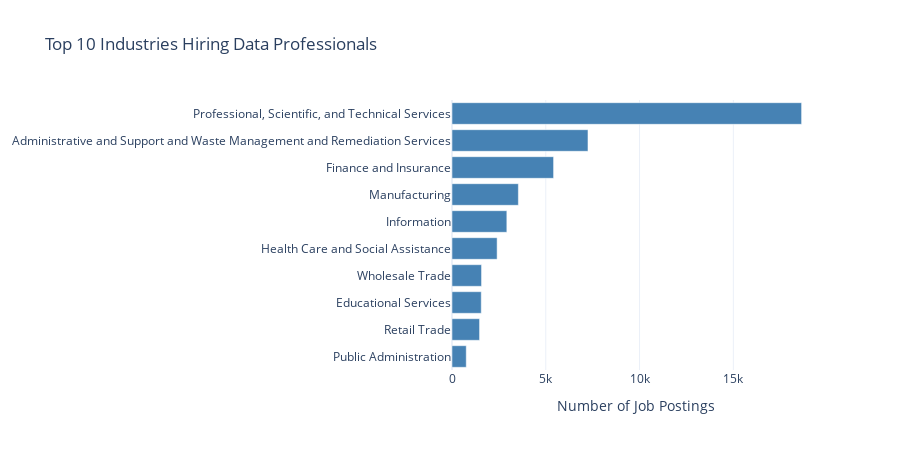

The notebook cell this image was saved under:
### Code cell
# Top 10 Industries (excluding unclassified)
industry_counts = df_clean['NAICS_2022_2_NAME'].value_counts().head(10)

# Top 10 Companies
company_counts = df['COMPANY_NAME'].value_counts().head(10)

# Create side-by-side subplots
fig = go.Figure()

fig.add_trace(go.Bar(
    y=industry_counts.index,
    x=industry_counts.values,
    orientation='h',
    marker_color='steelblue',
    name='Industries'
))

fig.update_layout(
    title='Top 10 Industries Hiring Data Professionals',
    xaxis_title='Number of Job Postings',
    yaxis={'categoryorder': 'total ascending'},
    template='plotly_white',
    height=450,
    showlegend=False
)
fig.write_image('figures/top_industries.png', scale=2)
fig.show()

# Print top companies
print("\nTop 10 Companies by Job Postings:")
for i, (company, count) in enumerate(company_counts.items(), 1):
    print(f"  {i}. {company}: {count:,} postings")

### Figure 1 — Plotly figure (JSON) as saved in the notebook; plotly's stock layout.template omitted (floating-point values rounded to 4 significant figures)
{"data": [{"marker": {"color": "steelblue"}, "name": "Industries", "orientation": "h", "type": "bar", "x": [18640, 7250, 5416, 3538, 2924, 2405, 1575, 1560, 1469, 760], "y": ["Professional, Scientific, and Technical Services", "Administrative and Support and Waste Management and Remediation Services", "Finance and Insurance", "Manufacturing", "Information", "Health Care and Social Assistance", "Wholesale Trade", "Educational Services", "Retail Trade", "Public Administration"]}], "layout": {"height": 450, "showlegend": false, "title": {"text": "Top 10 Industries Hiring Data Professionals"}, "xaxis": {"title": {"text": "Number of Job Postings"}}, "yaxis": {"categoryorder": "total ascending"}}}
